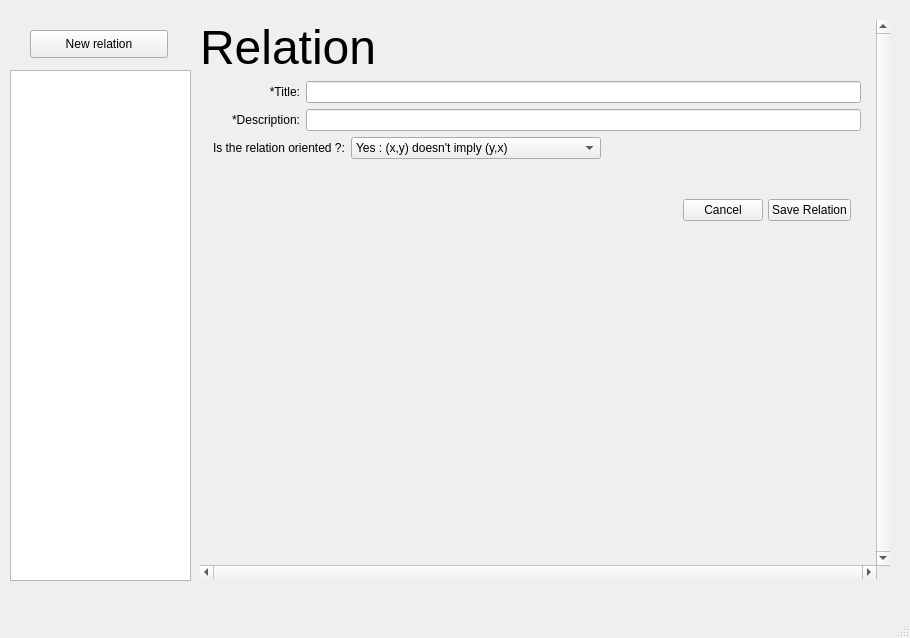
<?xml version="1.0" encoding="UTF-8"?>
<ui version="4.0">
 <class>relationsWindows</class>
 <widget class="QMainWindow" name="relationsWindows">
  <property name="geometry">
   <rect>
    <x>0</x>
    <y>0</y>
    <width>910</width>
    <height>638</height>
   </rect>
  </property>
  <property name="windowTitle">
   <string>MainWindow</string>
  </property>
  <widget class="QWidget" name="centralwidget">
   <widget class="QListWidget" name="listOfAllRelations">
    <property name="geometry">
     <rect>
      <x>10</x>
      <y>70</y>
      <width>181</width>
      <height>511</height>
     </rect>
    </property>
   </widget>
   <widget class="QStackedWidget" name="mainStackedWidget">
    <property name="geometry">
     <rect>
      <x>200</x>
      <y>20</y>
      <width>690</width>
      <height>559</height>
     </rect>
    </property>
    <property name="minimumSize">
     <size>
      <width>0</width>
      <height>0</height>
     </size>
    </property>
    <property name="currentIndex">
     <number>0</number>
    </property>
    <widget class="QWidget" name="relationPage">
     <layout class="QVBoxLayout" name="verticalLayout">
      <property name="leftMargin">
       <number>0</number>
      </property>
      <property name="topMargin">
       <number>0</number>
      </property>
      <property name="rightMargin">
       <number>0</number>
      </property>
      <property name="bottomMargin">
       <number>0</number>
      </property>
      <item>
       <widget class="QScrollArea" name="scrollArea">
        <property name="frameShape">
         <enum>QFrame::NoFrame</enum>
        </property>
        <property name="verticalScrollBarPolicy">
         <enum>Qt::ScrollBarAlwaysOn</enum>
        </property>
        <property name="horizontalScrollBarPolicy">
         <enum>Qt::ScrollBarAlwaysOn</enum>
        </property>
        <property name="widgetResizable">
         <bool>true</bool>
        </property>
        <widget class="QWidget" name="scrollAreaWidgetContents_4">
         <property name="geometry">
          <rect>
           <x>0</x>
           <y>0</y>
           <width>676</width>
           <height>545</height>
          </rect>
         </property>
         <layout class="QGridLayout" name="gridLayout_3">
          <property name="leftMargin">
           <number>0</number>
          </property>
          <property name="topMargin">
           <number>0</number>
          </property>
          <property name="rightMargin">
           <number>15</number>
          </property>
          <property name="bottomMargin">
           <number>0</number>
          </property>
          <item row="0" column="0">
           <widget class="QWidget" name="widget" native="true">
            <layout class="QHBoxLayout" name="horizontalLayout">
             <property name="leftMargin">
              <number>0</number>
             </property>
             <property name="topMargin">
              <number>0</number>
             </property>
             <property name="rightMargin">
              <number>0</number>
             </property>
             <property name="bottomMargin">
              <number>0</number>
             </property>
             <item>
              <layout class="QVBoxLayout" name="formRelationWidget" stretch="0,0,0">
               <property name="sizeConstraint">
                <enum>QLayout::SetMaximumSize</enum>
               </property>
               <property name="topMargin">
                <number>0</number>
               </property>
               <item>
                <widget class="QLabel" name="label_2">
                 <property name="text">
                  <string>&lt;html&gt;&lt;head/&gt;&lt;body&gt;&lt;p&gt;&lt;span style=&quot; font-size:36pt;&quot;&gt;Relation&lt;/span&gt;&lt;/p&gt;&lt;/body&gt;&lt;/html&gt;</string>
                 </property>
                </widget>
               </item>
               <item>
                <layout class="QVBoxLayout" name="verticalLayout_9">
                 <item>
                  <layout class="QHBoxLayout" name="horizontalLayout_7">
                   <item>
                    <widget class="QLabel" name="titleLabel">
                     <property name="sizePolicy">
                      <sizepolicy hsizetype="Fixed" vsizetype="Fixed">
                       <horstretch>0</horstretch>
                       <verstretch>0</verstretch>
                      </sizepolicy>
                     </property>
                     <property name="minimumSize">
                      <size>
                       <width>100</width>
                       <height>0</height>
                      </size>
                     </property>
                     <property name="text">
                      <string>*Title:</string>
                     </property>
                     <property name="alignment">
                      <set>Qt::AlignRight|Qt::AlignTrailing|Qt::AlignVCenter</set>
                     </property>
                    </widget>
                   </item>
                   <item>
                    <widget class="QLineEdit" name="titleLineEdit"/>
                   </item>
                  </layout>
                 </item>
                 <item>
                  <layout class="QHBoxLayout" name="horizontalLayout_8">
                   <item>
                    <widget class="QLabel" name="descriptionLabel">
                     <property name="sizePolicy">
                      <sizepolicy hsizetype="Fixed" vsizetype="Preferred">
                       <horstretch>0</horstretch>
                       <verstretch>0</verstretch>
                      </sizepolicy>
                     </property>
                     <property name="minimumSize">
                      <size>
                       <width>100</width>
                       <height>0</height>
                      </size>
                     </property>
                     <property name="text">
                      <string>*Description:</string>
                     </property>
                     <property name="alignment">
                      <set>Qt::AlignRight|Qt::AlignTrailing|Qt::AlignVCenter</set>
                     </property>
                    </widget>
                   </item>
                   <item>
                    <widget class="QLineEdit" name="descriptionLineEdit"/>
                   </item>
                  </layout>
                 </item>
                 <item>
                  <layout class="QHBoxLayout" name="horizontalLayout_9">
                   <item alignment="Qt::AlignLeft">
                    <widget class="QLabel" name="orientationLabel">
                     <property name="sizePolicy">
                      <sizepolicy hsizetype="Fixed" vsizetype="Preferred">
                       <horstretch>0</horstretch>
                       <verstretch>0</verstretch>
                      </sizepolicy>
                     </property>
                     <property name="minimumSize">
                      <size>
                       <width>100</width>
                       <height>0</height>
                      </size>
                     </property>
                     <property name="text">
                      <string>Is the relation oriented ?:</string>
                     </property>
                     <property name="alignment">
                      <set>Qt::AlignLeading|Qt::AlignLeft|Qt::AlignVCenter</set>
                     </property>
                     <property name="indent">
                      <number>13</number>
                     </property>
                    </widget>
                   </item>
                   <item>
                    <widget class="QComboBox" name="orientationSelection">
                     <property name="sizePolicy">
                      <sizepolicy hsizetype="Preferred" vsizetype="Fixed">
                       <horstretch>0</horstretch>
                       <verstretch>0</verstretch>
                      </sizepolicy>
                     </property>
                     <property name="minimumSize">
                      <size>
                       <width>250</width>
                       <height>0</height>
                      </size>
                     </property>
                     <property name="maximumSize">
                      <size>
                       <width>250</width>
                       <height>16777215</height>
                      </size>
                     </property>
                     <property name="layoutDirection">
                      <enum>Qt::LeftToRight</enum>
                     </property>
                     <item>
                      <property name="text">
                       <string>Yes : (x,y) doesn't imply (y,x)</string>
                      </property>
                     </item>
                     <item>
                      <property name="text">
                       <string>No : (x,y) implies (y,x)</string>
                      </property>
                     </item>
                    </widget>
                   </item>
                   <item>
                    <spacer name="horizontalSpacer">
                     <property name="orientation">
                      <enum>Qt::Horizontal</enum>
                     </property>
                     <property name="sizeHint" stdset="0">
                      <size>
                       <width>40</width>
                       <height>20</height>
                      </size>
                     </property>
                    </spacer>
                   </item>
                  </layout>
                 </item>
                </layout>
               </item>
               <item>
                <widget class="QStackedWidget" name="customWidgets">
                 <property name="currentIndex">
                  <number>0</number>
                 </property>
                 <widget class="QWidget" name="basePage">
                  <widget class="QWidget" name="horizontalLayoutWidget_2">
                   <property name="geometry">
                    <rect>
                     <x>10</x>
                     <y>30</y>
                     <width>641</width>
                     <height>30</height>
                    </rect>
                   </property>
                   <layout class="QHBoxLayout" name="horizontalLayout_3">
                    <property name="spacing">
                     <number>5</number>
                    </property>
                    <item>
                     <spacer name="horizontalSpacer_3">
                      <property name="orientation">
                       <enum>Qt::Horizontal</enum>
                      </property>
                      <property name="sizeHint" stdset="0">
                       <size>
                        <width>40</width>
                        <height>20</height>
                       </size>
                      </property>
                     </spacer>
                    </item>
                    <item>
                     <widget class="QPushButton" name="cancelRelationCreationButton">
                      <property name="text">
                       <string>Cancel</string>
                      </property>
                     </widget>
                    </item>
                    <item>
                     <widget class="QPushButton" name="saveRelationCreationButton">
                      <property name="text">
                       <string>Save Relation</string>
                      </property>
                     </widget>
                    </item>
                   </layout>
                  </widget>
                 </widget>
                 <widget class="QWidget" name="editRelationForm">
                  <layout class="QVBoxLayout" name="verticalLayout_3">
                   <item>
                    <layout class="QHBoxLayout" name="horizontalLayout_4">
                     <item>
                      <widget class="QLabel" name="articleContentLabel_2">
                       <property name="text">
                        <string>Content:</string>
                       </property>
                      </widget>
                     </item>
                     <item>
                      <spacer name="horizontalSpacer_4">
                       <property name="orientation">
                        <enum>Qt::Horizontal</enum>
                       </property>
                       <property name="sizeHint" stdset="0">
                        <size>
                         <width>40</width>
                         <height>20</height>
                        </size>
                       </property>
                      </spacer>
                     </item>
                     <item>
                      <widget class="QLabel" name="articleContentLabel">
                       <property name="text">
                        <string>x:</string>
                       </property>
                      </widget>
                     </item>
                     <item>
                      <widget class="QComboBox" name="noteSelectorX">
                       <property name="sizePolicy">
                        <sizepolicy hsizetype="Preferred" vsizetype="Fixed">
                         <horstretch>0</horstretch>
                         <verstretch>0</verstretch>
                        </sizepolicy>
                       </property>
                       <property name="minimumSize">
                        <size>
                         <width>100</width>
                         <height>0</height>
                        </size>
                       </property>
                       <property name="maximumSize">
                        <size>
                         <width>0</width>
                         <height>16777215</height>
                        </size>
                       </property>
                       <property name="layoutDirection">
                        <enum>Qt::LeftToRight</enum>
                       </property>
                      </widget>
                     </item>
                     <item>
                      <widget class="QLabel" name="articleContentLabel_3">
                       <property name="text">
                        <string>y:</string>
                       </property>
                      </widget>
                     </item>
                     <item>
                      <widget class="QComboBox" name="noteSelectorY">
                       <property name="sizePolicy">
                        <sizepolicy hsizetype="Preferred" vsizetype="Fixed">
                         <horstretch>0</horstretch>
                         <verstretch>0</verstretch>
                        </sizepolicy>
                       </property>
                       <property name="minimumSize">
                        <size>
                         <width>100</width>
                         <height>0</height>
                        </size>
                       </property>
                       <property name="maximumSize">
                        <size>
                         <width>0</width>
                         <height>16777215</height>
                        </size>
                       </property>
                       <property name="layoutDirection">
                        <enum>Qt::LeftToRight</enum>
                       </property>
                      </widget>
                     </item>
                     <item>
                      <widget class="QPushButton" name="addCoupleBoutton">
                       <property name="text">
                        <string>Add couple</string>
                       </property>
                      </widget>
                     </item>
                    </layout>
                   </item>
                   <item>
                    <layout class="QHBoxLayout" name="horizontalLayout_5">
                     <item>
                      <widget class="QListView" name="listCoupleView"/>
                     </item>
                     <item>
                      <widget class="QPushButton" name="removeCoupleButton">
                       <property name="text">
                        <string>Remove couple</string>
                       </property>
                      </widget>
                     </item>
                    </layout>
                   </item>
                   <item>
                    <layout class="QHBoxLayout" name="horizontalLayout_2">
                     <item>
                      <spacer name="horizontalSpacer_2">
                       <property name="orientation">
                        <enum>Qt::Horizontal</enum>
                       </property>
                       <property name="sizeHint" stdset="0">
                        <size>
                         <width>40</width>
                         <height>20</height>
                        </size>
                       </property>
                      </spacer>
                     </item>
                     <item>
                      <widget class="QPushButton" name="deleteRelationButton">
                       <property name="text">
                        <string>Delete Relation</string>
                       </property>
                      </widget>
                     </item>
                     <item>
                      <widget class="QPushButton" name="saveRelationEditButton">
                       <property name="text">
                        <string>Save Relation</string>
                       </property>
                      </widget>
                     </item>
                    </layout>
                   </item>
                  </layout>
                 </widget>
                </widget>
               </item>
              </layout>
             </item>
            </layout>
           </widget>
          </item>
         </layout>
        </widget>
       </widget>
      </item>
     </layout>
    </widget>
    <widget class="QWidget" name="welcomPage">
     <widget class="QLabel" name="label_21">
      <property name="geometry">
       <rect>
        <x>60</x>
        <y>140</y>
        <width>591</width>
        <height>181</height>
       </rect>
      </property>
      <property name="styleSheet">
       <string notr="true">font-size: 1cm;</string>
      </property>
      <property name="text">
       <string>&lt;html&gt;&lt;head/&gt;&lt;body&gt;&lt;p align=&quot;center&quot;&gt;&lt;span style=&quot; font-size:36pt;&quot;&gt;Welcome in the&lt;/span&gt;&lt;/p&gt;&lt;p align=&quot;center&quot;&gt;&lt;span style=&quot; font-size:36pt;&quot;&gt;relation management area&lt;/span&gt;&lt;/p&gt;&lt;/body&gt;&lt;/html&gt;</string>
      </property>
     </widget>
    </widget>
   </widget>
   <widget class="QPushButton" name="newRelationButton">
    <property name="geometry">
     <rect>
      <x>30</x>
      <y>30</y>
      <width>138</width>
      <height>28</height>
     </rect>
    </property>
    <property name="text">
     <string>New relation</string>
    </property>
   </widget>
  </widget>
  <widget class="QStatusBar" name="statusbar"/>
  <widget class="QMenuBar" name="menubar">
   <property name="geometry">
    <rect>
     <x>0</x>
     <y>0</y>
     <width>910</width>
     <height>25</height>
    </rect>
   </property>
  </widget>
  <action name="actionCeci_est_mon_menu">
   <property name="text">
    <string>Ceci est mon menu</string>
   </property>
  </action>
 </widget>
 <resources/>
 <connections>
  <connection>
   <sender>newRelationButton</sender>
   <signal>clicked()</signal>
   <receiver>relationsWindows</receiver>
   <slot>toNewRelationForm()</slot>
   <hints>
    <hint type="sourcelabel">
     <x>124</x>
     <y>61</y>
    </hint>
    <hint type="destinationlabel">
     <x>156</x>
     <y>38</y>
    </hint>
   </hints>
  </connection>
  <connection>
   <sender>listOfAllRelations</sender>
   <signal>currentItemChanged(QListWidgetItem*,QListWidgetItem*)</signal>
   <receiver>relationsWindows</receiver>
   <slot>displayRelation()</slot>
   <hints>
    <hint type="sourcelabel">
     <x>151</x>
     <y>315</y>
    </hint>
    <hint type="destinationlabel">
     <x>123</x>
     <y>477</y>
    </hint>
   </hints>
  </connection>
  <connection>
   <sender>cancelRelationCreationButton</sender>
   <signal>clicked()</signal>
   <receiver>relationsWindows</receiver>
   <slot>displayRelation()</slot>
   <hints>
    <hint type="sourcelabel">
     <x>720</x>
     <y>266</y>
    </hint>
    <hint type="destinationlabel">
     <x>893</x>
     <y>343</y>
    </hint>
   </hints>
  </connection>
  <connection>
   <sender>saveRelationCreationButton</sender>
   <signal>clicked()</signal>
   <receiver>relationsWindows</receiver>
   <slot>saveRelation()</slot>
   <hints>
    <hint type="sourcelabel">
     <x>799</x>
     <y>276</y>
    </hint>
    <hint type="destinationlabel">
     <x>893</x>
     <y>307</y>
    </hint>
   </hints>
  </connection>
 </connections>
 <slots>
  <slot>toNewRelationForm()</slot>
  <slot>displayRelation()</slot>
  <slot>cancelRelation()</slot>
  <slot>saveRelation()</slot>
 </slots>
</ui>
